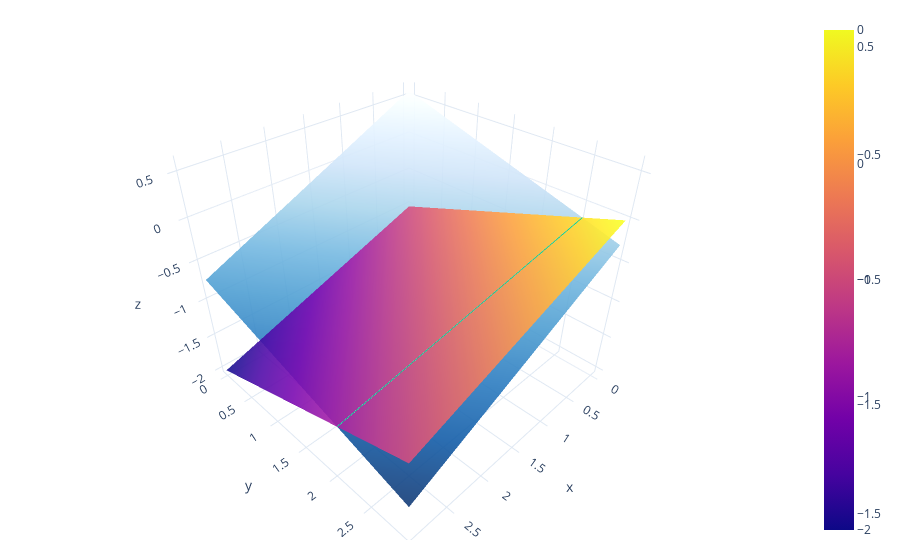

The cell this chart's notebook holds for it:
### Markdown cell above
#### Infinidad de soluciones: tres dimensiones

### Code cell
x = np.linspace(-0,3,10)
y = np.linspace(-0,3,10)

X,Y = np.meshgrid(x,y)

# Planos
Z1 = - 3/7*X - 2/7*Y + 4/7
Z2 = -1/3*X + 1/3*Y - 1

# Recta
X_r = x
Y_12 = 33/13-2/13*X_r
Z_12 = -5/13*X_r-2/13

fig = go.Figure(data =
                [
                 go.Surface(
                     x = X, y = Y,
                     z = Z1,
                     colorscale = "blues", opacity = .9, reversescale = True),
                 go.Surface(
                     x = X, y = Y,
                     z = Z2, opacity = .9),
                    go.Scatter3d(x = X_r, y = Y_12, z = Z_12, mode = 'lines'),
                 ],
                )

fig.update_layout(
    margin=dict(l=20, r=20, t=20, b=20)
)

fig.show()
